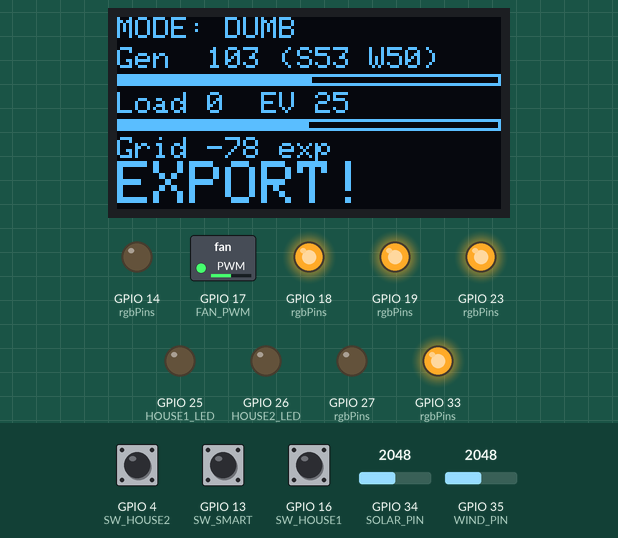
The program below on a simulated ESP32. Shown: 128×64 one-colour display, switched loads named in the program (green lamp = pin HIGH), output pins drawn as LEDs (lit = HIGH). Inputs (shaded band) come from the test bench; at power-on: GPIO 34 (SOLAR_PIN) = 2048, GPIO 13 (SW_SMART) HIGH, GPIO 4 (SW_HOUSE2) HIGH, GPIO 16 (SW_HOUSE1) HIGH, GPIO 35 (WIND_PIN) = 2048 (analog values on the 0–4095 scale). What the program prints to the serial monitor is not drawn.

Above: at 1.2 s.
1.3 s: GPIO 34 (SOLAR_PIN) set to 1578
At 2.0 s:
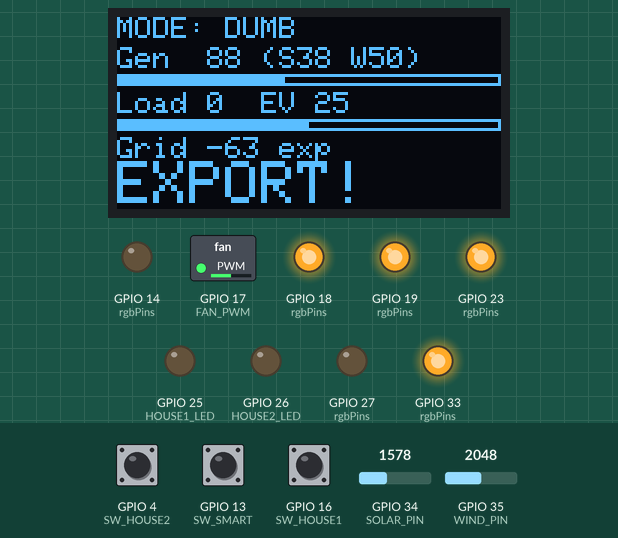
2.9 s: GPIO 34 (SOLAR_PIN) set to 1465
At 3.7 s:
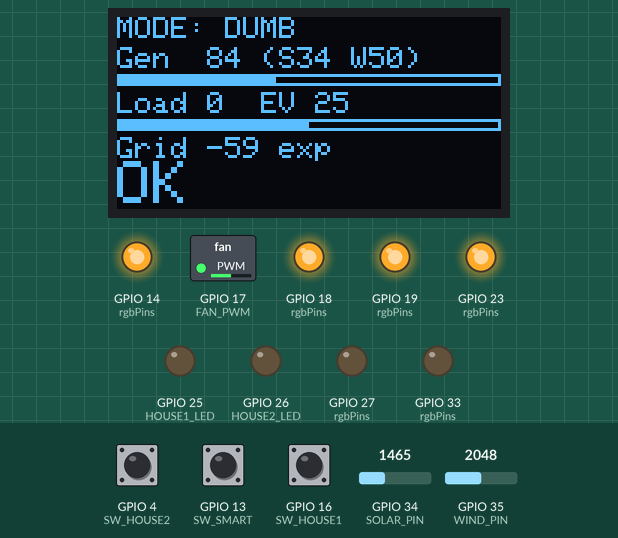
4.5 s: GPIO 13 (SW_SMART) pulled LOW for 0.25 s
At 4.71 s:
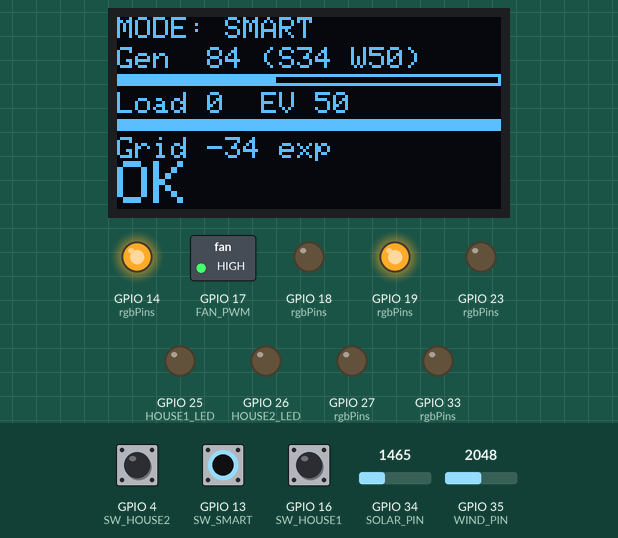
6.3 s: GPIO 4 (SW_HOUSE2) pulled LOW for 0.25 s
At 6.52 s:
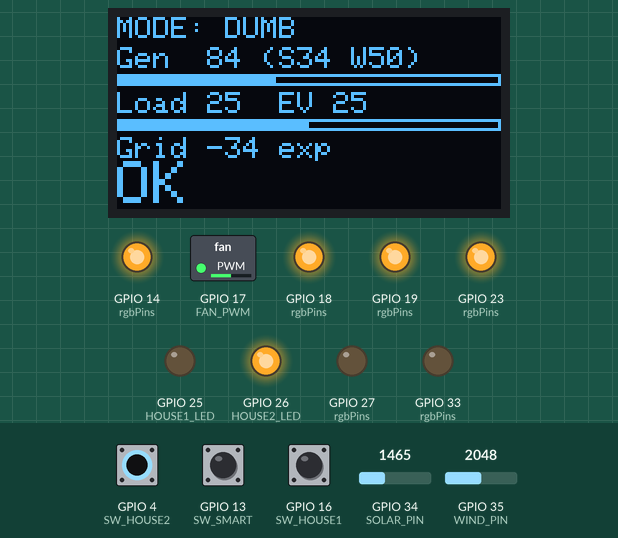
8.1 s: GPIO 16 (SW_HOUSE1) pulled LOW for 0.25 s
At 8.33 s:
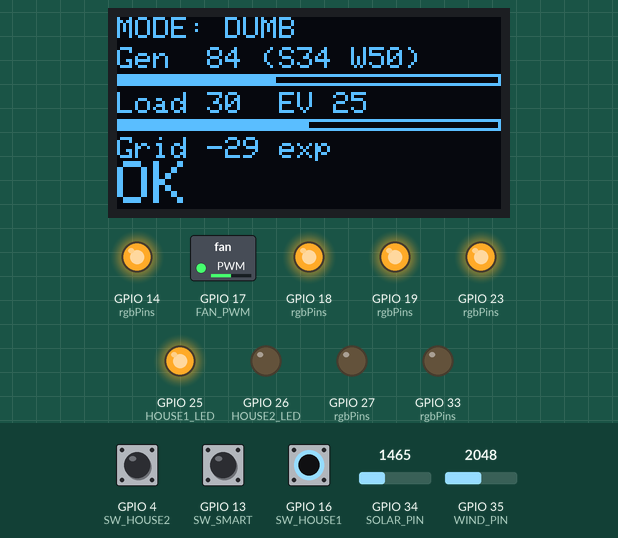
9.9 s: GPIO 35 (WIND_PIN) set to 452
At 10.6 s:
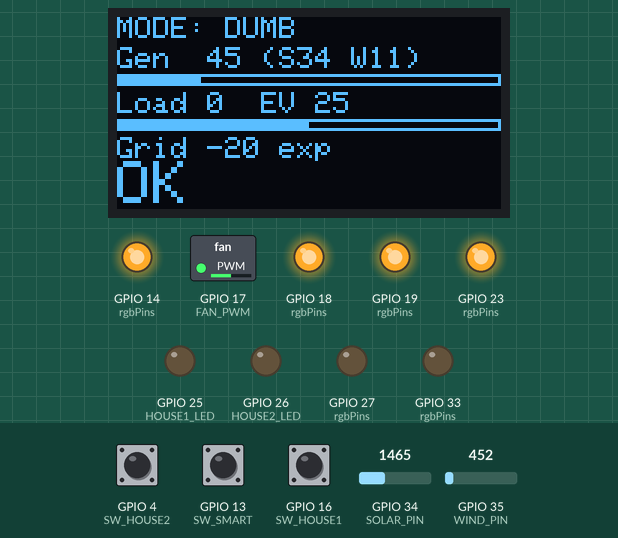
11.5 s: GPIO 35 (WIND_PIN) set to 384
Timing chart, 0 to 14.1 s (numbered marks = the images above; inputs shaded):
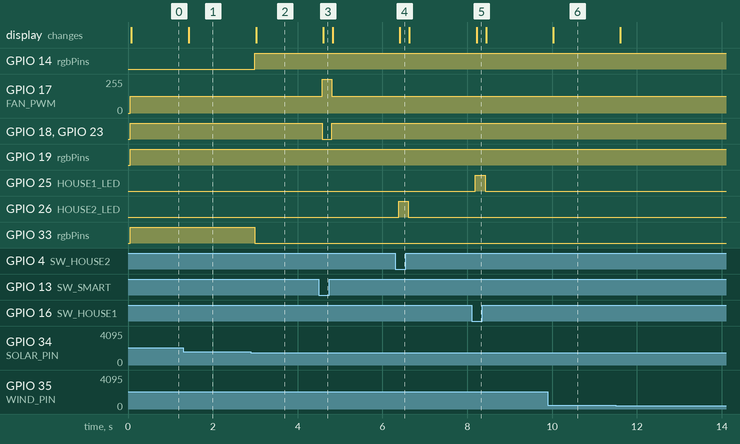

Measured:
- the behaviour switches between 1516 and 1515 on GPIO 34 (SOLAR_PIN) (found by bisection; images 1 and 2)
- after the input at 1.3 s, the display: changes after 0.14 s (image 1)
- after the input at 2.9 s, GPIO 14 (rgbPins): LOW → HIGH after 0.09 s; GPIO 33 (rgbPins): HIGH → LOW after 0.09 s; the display: changes after 0.12 s (image 2)
- after the input at 4.5 s, GPIO 17 (FAN_PWM): 127/255 → 255/255 after 0.08 s, → 127/255 0.23 s later; GPIO 18 (rgbPins), GPIO 23 (rgbPins): HIGH → LOW after 0.08 s, → HIGH 0.23 s later; the display: changes after 0.10 s (image 3)
- after the input at 6.3 s, GPIO 26 (HOUSE2_LED): LOW → HIGH after 0.08 s, → LOW 0.23 s later; the display: changes after 0.11 s (image 4)
- after the input at 8.1 s, GPIO 25 (HOUSE1_LED): LOW → HIGH after 0.09 s, → LOW 0.23 s later; the display: changes after 0.12 s (image 5)
- after the input at 9.9 s, the display: changes after 0.13 s (image 6)

The program:

main.cpp
```cpp
// ---------------------------------------------------------------------
// Mini Energy Hub - reference EMS implementation
// Board: Joy-IT SBC-NodeMCU-ESP32-C (classic ESP32, USB-C).
// Build with PlatformIO:  pio run -t upload && pio device monitor
// Toolchain and library versions are pinned in platformio.ini. Do not
// build this with the Arduino IDE: ledcAttach() needs core 3.x, and the
// IDE will happily hand you core 2.x instead.
//
// The LDR divider and the wind potentiometer run from 3.3V, NEVER from
// 5V: the ESP32 ADC inputs are 3.3V maximum.
// The fan is optional (O1). If you fit it, it needs a logic-level MOSFET
// module and a flyback diode (1N5819 / 1N4007) across its terminals.
// ---------------------------------------------------------------------

#include <Arduino.h>
#include <Wire.h>
#include <Adafruit_GFX.h>
#include <Adafruit_SSD1306.h>

// ---------- pin map (see Appendix B) ----------
#define SOLAR_PIN     34   // ADC1, input-only: LDR divider
#define WIND_PIN      35   // ADC1, input-only: 10k potentiometer
#define PIN_SDA       21   // I2C to OLED
#define PIN_SCL       22
#define HOUSE1_LED    25
#define HOUSE2_LED    26
#define GRID_R        27   // grid status RGB LED
#define GRID_G        14
#define GRID_B        33
#define EV_R          18   // EV charging RGB LED
#define EV_G          19
#define EV_B          23
#define SW_HOUSE1     16   // INPUT_PULLUP, closed = house ON
#define SW_HOUSE2      4
#define SW_SMART      13   // INPUT_PULLUP, closed = SMART (EMS on)
#define FAN_PWM       17   // optional fan (O1): MOSFET gate. Harmless if unused.

// ---------- hardware settings: set these to match YOUR box ----------
// Common-anode RGB LEDs have their long leg on 3.3V and light up when the
// pin goes LOW, so the duty cycle must be inverted. Common-cathode LEDs
// have their long leg on GND. Check the datasheet of the LEDs you bought.
const bool RGB_COMMON_ANODE = false;

// Raw ADC readings (0..4095) of the LDR divider. Read them off the serial
// monitor in the room where you will teach:
//   LDR_DARK   = reading with a hand cupped over the LDR  -> solar 0
//   LDR_BRIGHT = reading with the desk lamp right above it -> solar 100
const int LDR_DARK   = 400;
const int LDR_BRIGHT = 3500;

// ---------- EMS constants ----------
const int GRID_LIMIT = 60;   // cable capacity, both directions
const int EV_NORMAL  = 25;   // normal charging power
const int EV_MAX     = 50;   // fast charging power
const int HOUSE1_W   = 30;
const int HOUSE2_W   = 25;

#define SCREEN_WIDTH  128
#define SCREEN_HEIGHT  64
Adafruit_SSD1306 display(SCREEN_WIDTH, SCREEN_HEIGHT, &Wire, -1);

enum Status { GRID_OK, IMPORT_CONGESTION, EXPORT_CONGESTION };

struct Ems {
  int ev;        // flexible load actually drawn
  int grid;      // + = import from grid, - = export to grid
  Status status;
};

// Forward declarations: a .cpp file does not get the .ino's automatic
// prototypes, so every function used before its definition is declared here.
void setRgb(int pinR, int pinG, int pinB, uint8_t r, uint8_t g, uint8_t b);
void showLights(Ems e);
void showDisplay(int solar, int wind, int baseLoad, bool smart, Ems e);

// Pure function: easy to reason about and to test on paper.
Ems computeEms(int generation, int baseLoad, bool smart) {
  Ems r;
  if (!smart) {
    r.ev = EV_NORMAL;                 // DUMB: charge regardless of the grid
  } else if (generation > baseLoad) {
    r.ev = EV_MAX;                    // surplus: soak up local renewables
  } else {
    // throttle so that import stays within the grid limit
    int room = GRID_LIMIT + generation - baseLoad;
    r.ev = constrain(room, 0, EV_NORMAL);
  }
  r.grid = baseLoad + r.ev - generation;
  if (r.grid > GRID_LIMIT)       r.status = IMPORT_CONGESTION;
  else if (r.grid < -GRID_LIMIT) r.status = EXPORT_CONGESTION;
  else                           r.status = GRID_OK;
  return r;
}

void setup() {
  Serial.begin(115200);

  pinMode(HOUSE1_LED, OUTPUT);
  pinMode(HOUSE2_LED, OUTPUT);
  pinMode(SW_HOUSE1, INPUT_PULLUP);
  pinMode(SW_HOUSE2, INPUT_PULLUP);
  pinMode(SW_SMART, INPUT_PULLUP);

  analogReadResolution(12);           // 0..4095

  // RGB LEDs: 5 kHz, 8-bit. Core 3.x picks the LEDC channels itself.
  const int rgbPins[] = {GRID_R, GRID_G, GRID_B, EV_R, EV_G, EV_B};
  for (int pin : rgbPins) ledcAttach(pin, 5000, 8);
  ledcAttach(FAN_PWM, 20000, 8);      // 20 kHz: above hearing, 8-bit duty

  Wire.begin(PIN_SDA, PIN_SCL);
  if (!display.begin(SSD1306_SWITCHCAPVCC, 0x3C)) {
    Serial.println("SSD1306 not found at 0x3C");
  }
  display.clearDisplay();
  display.display();
}

void loop() {
  // ---------- inputs ----------
  int ldrRaw = analogRead(SOLAR_PIN);
  int solar  = constrain(map(ldrRaw, LDR_DARK, LDR_BRIGHT, 0, 100), 0, 100);
  int wind   = map(analogRead(WIND_PIN), 0, 4095, 0, 100);
  int generation = solar + wind;                 // 0..200

  // pull-ups: LOW = switch closed = on
  bool house1 = (digitalRead(SW_HOUSE1) == LOW);
  bool house2 = (digitalRead(SW_HOUSE2) == LOW);
  bool smart  = (digitalRead(SW_SMART)  == LOW);

  int baseLoad = (house1 ? HOUSE1_W : 0) + (house2 ? HOUSE2_W : 0);

  // ---------- EMS ----------
  Ems e = computeEms(generation, baseLoad, smart);

  // ---------- outputs ----------
  digitalWrite(HOUSE1_LED, house1);
  digitalWrite(HOUSE2_LED, house2);

  ledcWrite(FAN_PWM, map(e.ev, 0, EV_MAX, 0, 255));

  showLights(e);
  showDisplay(solar, wind, baseLoad, smart, e);

  // Raw LDR reading once a second, for setting LDR_DARK / LDR_BRIGHT.
  static unsigned long lastPrint = 0;
  if (millis() - lastPrint >= 1000) {
    lastPrint = millis();
    Serial.printf("LDR raw %4d -> solar %3d | wind %3d | gen %3d | grid %+4d\n",
                  ldrRaw, solar, wind, generation, e.grid);
  }

  delay(200);
}

void setRgb(int pinR, int pinG, int pinB, uint8_t r, uint8_t g, uint8_t b) {
  if (RGB_COMMON_ANODE) { r = 255 - r; g = 255 - g; b = 255 - b; }
  ledcWrite(pinR, r);
  ledcWrite(pinG, g);
  ledcWrite(pinB, b);
}

// Grid light:  green = OK, red = import congestion, blue = export congestion.
// EV light:    off = not charging, yellow = throttled, white = normal,
//              green = fast (charging on local sunshine and wind).
// If one colour looks much brighter than the others, change its resistor
// (Appendix B) or scale its value down here.
void showLights(Ems e) {
  switch (e.status) {
    case GRID_OK:                setRgb(GRID_R, GRID_G, GRID_B,   0, 255,   0); break;
    case IMPORT_CONGESTION: setRgb(GRID_R, GRID_G, GRID_B, 255,   0,   0); break;
    case EXPORT_CONGESTION: setRgb(GRID_R, GRID_G, GRID_B,   0,   0, 255); break;
  }

  if (e.ev <= 0)             setRgb(EV_R, EV_G, EV_B,   0,   0,   0);
  else if (e.ev < EV_NORMAL) setRgb(EV_R, EV_G, EV_B, 255, 160,   0);
  else if (e.ev == EV_NORMAL) setRgb(EV_R, EV_G, EV_B, 255, 255, 255);
  else                       setRgb(EV_R, EV_G, EV_B,   0, 255,   0);
}

// Horizontal bar, full display width = full scale.
void drawBar(int y, int value, int fullScale) {
  int w = map(constrain(value, 0, fullScale), 0, fullScale, 0, SCREEN_WIDTH);
  display.drawRect(0, y, SCREEN_WIDTH, 4, SSD1306_WHITE);
  display.fillRect(0, y, w, 4, SSD1306_WHITE);
}

void showDisplay(int solar, int wind, int baseLoad, bool smart, Ems e) {
  display.clearDisplay();
  display.setTextSize(1);
  display.setTextColor(SSD1306_WHITE);

  display.setCursor(0, 0);
  display.print(smart ? "MODE: SMART" : "MODE: DUMB");

  display.setCursor(0, 10);
  display.print("Gen  ");  display.print(solar + wind);
  display.print(" (S"); display.print(solar);
  display.print(" W");  display.print(wind); display.print(")");
  drawBar(19, solar + wind, 200);

  display.setCursor(0, 25);
  display.print("Load "); display.print(baseLoad);
  display.print("  EV "); display.print(e.ev);
  drawBar(34, e.ev, EV_MAX);

  display.setCursor(0, 40);
  display.print("Grid ");
  if (e.grid > 0) {
    display.print("+"); display.print(e.grid); display.print(" imp");
  } else if (e.grid < 0) {
    display.print(e.grid); display.print(" exp");
  } else {
    display.print("0");
  }

  display.setCursor(0, 48);
  display.setTextSize(2);
  switch (e.status) {
    case GRID_OK:                 display.print("OK");        break;
    case IMPORT_CONGESTION:  display.print("IMPORT!");   break;
    case EXPORT_CONGESTION:  display.print("EXPORT!");   break;
  }
  display.display();
}
```
